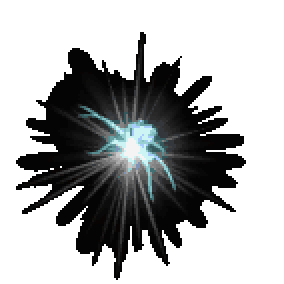
#> input picture client/Assets/Resources/Clover/D2/Missiles/BoneSpirit/ne_5.png, 142 x 142 px (shown 2 times larger)
$ python contact_sheet.py ../../client/Assets/Resources/Clover/D2/Missiles/BoneSpirit out.png
#> lines starting #> are read from the running program, lines starting #| are printed output that depends on the picture
# -*- coding: utf-8 -*-
"""开发辅助：把一个 pack 的瓦片 PNG 拼成"联络表"（带序号），供**人眼/多模态**挑选瓦片。

这个脚本**不参与交付**（不改游戏资源），只是让"挑哪块瓦片当地砖/帐篷"有据可查
（而不是靠猜文件名）。依赖 Pillow（仅本脚本；解码与导出链路零依赖）。

用法：
    python contact_sheet.py <pack 目录> <输出 png> [--cols 16] [--scale 2] [--start 0] [--count 64]
"""

import os
import sys

from PIL import Image, ImageDraw


def main(argv):
    if len(argv) < 3:
        print(__doc__)
        return 2

    directory = argv[1]
    out_path = argv[2]
    cols = int(argv[argv.index('--cols') + 1]) if '--cols' in argv else 16
    scale = int(argv[argv.index('--scale') + 1]) if '--scale' in argv else 2
    start = int(argv[argv.index('--start') + 1]) if '--start' in argv else 0
    count = int(argv[argv.index('--count') + 1]) if '--count' in argv else 10 ** 6

    files = sorted(f for f in os.listdir(directory) if f.lower().endswith('.png'))
    files = files[start:start + count]
    if not files:
        print('目录里没有 png：%s' % directory)
        return 1

    imgs = [(f, Image.open(os.path.join(directory, f)).convert('RGBA')) for f in files]
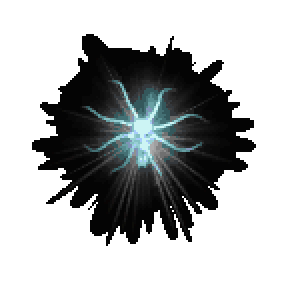
#> input picture client/Assets/Resources/Clover/D2/Missiles/BoneSpirit/s_3.png, 142 x 142 px (shown 2 times larger)
    cell_w = max(i.width for _, i in imgs)
#> cell_w = 142
    cell_h = max(i.height for _, i in imgs) + 14
#> cell_h = 156

    rows = (len(imgs) + cols - 1) // cols
#> rows = 1
    sheet = Image.new('RGBA', (cols * cell_w * scale, rows * cell_h * scale), (40, 40, 48, 255))
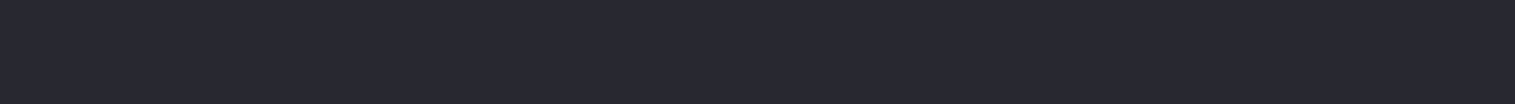
#> sheet: PIL image 4544x312 RGBA (shown at 1/3 size); mean R, G, B, A 40, 40, 48, 255
    draw = ImageDraw.Draw(sheet)

    for n, (name, im) in enumerate(imgs):
        cx = (n % cols) * cell_w * scale
        cy = (n // cols) * cell_h * scale
        im = im.resize((im.width * scale, im.height * scale), Image.NEAREST)
        sheet.paste(im, (cx, cy + 14 * scale), im)
        draw.text((cx + 2, cy + 1), name, fill=(255, 240, 120, 255))
#> this loop made 2 passes
#> (name, cx, cy) on passes 1 to 2: ('ne_5.png', 0, 0), ('s_3.png', 284, 0)
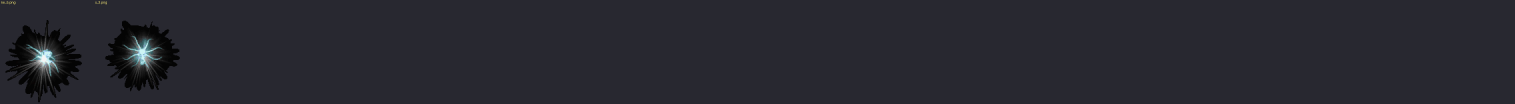
#> sheet: PIL image 4544x312 RGBA (shown at 1/3 size); mean R, G, B, A 39.7, 39.9, 47.6, 255

    sheet.save(out_path)
    print('%d 张 → %s（%dx%d，cols=%d scale=%d）'
          % (len(imgs), out_path, sheet.width, sheet.height, cols, scale))
#| 2 张 → out.png（4544x312，cols=16 scale=2）
    return 0


if __name__ == '__main__':
    sys.exit(main(sys.argv))
#> (the program exits here)
